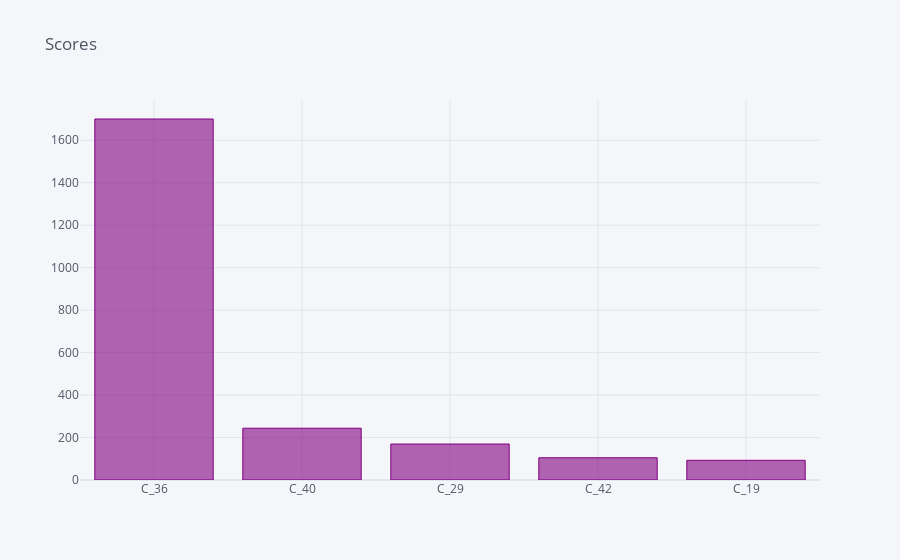

This figure's notebook cell:
### Markdown cell above
* Con SelectKBest de sklearn se puede seleccionar las k mejores variables para predecir la variable objetivo.

### Code cell
# Creamos el objeto para escalar las variables
sc = MinMaxScaler()
# Ajustamos el objeto
sc.fit(Xi[varc])
# Creamos el DataFrame con nuestras Xi's ya transformadas
Xs = pd.DataFrame(sc.transform(Xi[varc]), columns=varc)
# Seleccionamos las 5 mejores variables
sk = SelectKBest(k=5)
# Entrenamos el objeto
sk.fit(Xs, Xi[vart])
pd.Series(dict(zip(varc,sk.scores_))).sort_values(ascending=False).iplot(kind='bar',title='Scores',color='purple')

### Figure 1 — Plotly figure (JSON) as saved in the notebook; plotly's stock layout.template omitted (floating-point values rounded to 4 significant figures)
{"data": [{"marker": {"color": "rgba(128, 0, 128, 0.6)", "line": {"color": "rgba(128, 0, 128, 1.0)", "width": 1}}, "name": "None", "orientation": "v", "text": "", "type": "bar", "x": ["C_36", "C_40", "C_29", "C_42", "C_19"], "y": [1700.0, 243.9, 169.4, 104.8, 92.71]}], "layout": {"legend": {"bgcolor": "#F5F6F9", "font": {"color": "#4D5663"}}, "paper_bgcolor": "#F5F6F9", "plot_bgcolor": "#F5F6F9", "title": {"font": {"color": "#4D5663"}, "text": "Scores"}, "xaxis": {"gridcolor": "#E1E5ED", "showgrid": true, "tickfont": {"color": "#4D5663"}, "title": {"font": {"color": "#4D5663"}, "text": ""}, "zerolinecolor": "#E1E5ED"}, "yaxis": {"gridcolor": "#E1E5ED", "showgrid": true, "tickfont": {"color": "#4D5663"}, "title": {"font": {"color": "#4D5663"}, "text": ""}, "zerolinecolor": "#E1E5ED"}}}
